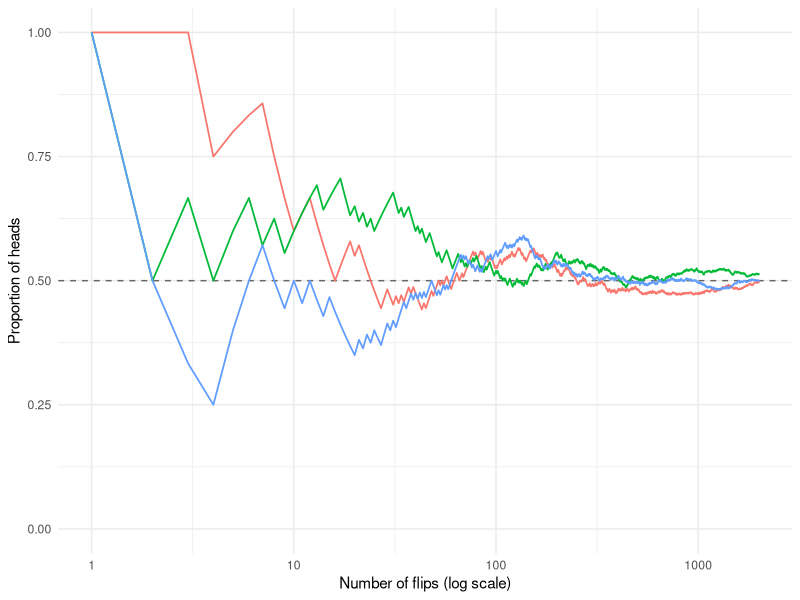
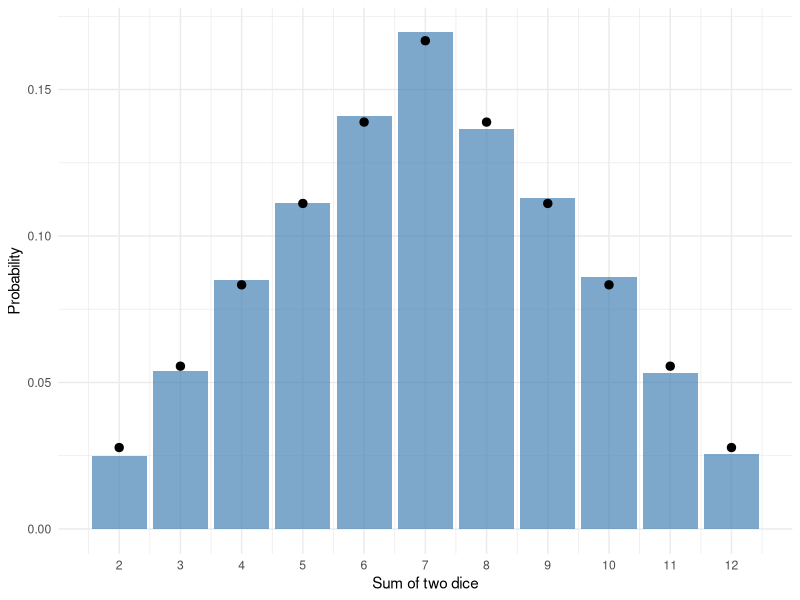
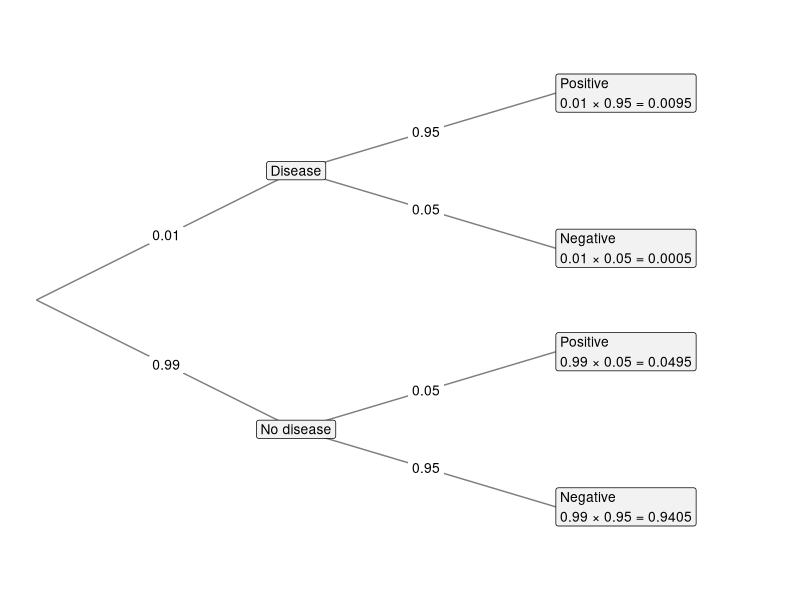

Reproduce these figures in R, in order.
## ---- chunk 1
#| label: coin-flips
#| echo: false
set.seed(113)
flips <- sample(c("H", "T"), size = 10000, replace = TRUE)
ten <- flips[1:10]
## ---- chunk 2
#| label: tbl-coin
#| tbl-cap: "The proportion of heads after more and more flips of a fair coin."
#| echo: false
n <- c(10, 100, 1000, 10000)
heads <- sapply(n, function(k) sum(flips[1:k] == "H"))
knitr::kable(
  data.frame(n, heads, heads / n),
  col.names = c("Number of flips", "Number of heads", "Proportion of heads"),
  format.args = list(big.mark = ","),
  digits = 4
)
## ---- chunk 3
#| label: fig-lln
#| fig-cap: "The running proportion of heads in three separate sequences of 2,000 flips of a fair coin. Each sequence wanders early on, but all settle near 0.5."
#| echo: false
#| fig-width: 7
#| fig-height: 3.5
library(ggplot2)
set.seed(2026)
n <- 2000
runs <- do.call(rbind, lapply(1:3, function(i) {
  heads <- sample(c(1, 0), size = n, replace = TRUE)
  data.frame(flip = 1:n, prop = cumsum(heads) / (1:n), run = factor(i))
}))
ggplot(runs, aes(x = flip, y = prop, colour = run)) +
  geom_hline(yintercept = 0.5, linetype = "dashed", colour = "grey40") +
  geom_line(linewidth = 0.6) +
  scale_x_log10() +
  coord_cartesian(ylim = c(0, 1)) +
  labs(x = "Number of flips (log scale)", y = "Proportion of heads") +
  theme_minimal() +
  theme(legend.position = "none")
## ---- chunk 4
#| label: titanic-table
titanic <- margin.table(Titanic, c("Sex", "Survived"))
addmargins(titanic)
## ---- chunk 5
#| label: titanic-prop
prop.table(titanic)
## ---- chunk 6
#| label: titanic-rows
prop.table(titanic, 1)
## ---- chunk 7
#| label: at-least-one
1 - (5/6)^4
## ---- chunk 8
#| label: at-least-one-sim
set.seed(1654)
got_six <- replicate(10000, any(sample(1:6, size = 4, replace = TRUE) == 6))
mean(got_six)
## ---- chunk 9
#| label: dice-sim
set.seed(36)
sums <- replicate(10000, sum(sample(1:6, size = 2, replace = TRUE)))
mean(sums == 7)
## ---- chunk 10
#| label: fig-dice
#| fig-cap: "Relative frequencies of the sum of two dice in 10,000 simulated rolls (bars) and the exact probabilities (points)."
#| echo: false
#| fig-width: 6
#| fig-height: 3.5
exact <- data.frame(sum = 2:12, prob = c(1:6, 5:1) / 36)
simulated <- as.data.frame(prop.table(table(factor(sums, levels = 2:12))))
names(simulated) <- c("sum", "prop")
simulated$sum <- as.integer(as.character(simulated$sum))
ggplot(simulated, aes(x = sum, y = prop)) +
  geom_col(fill = "steelblue", alpha = 0.7) +
  geom_point(data = exact, aes(y = prob), size = 2.5) +
  scale_x_continuous(breaks = 2:12) +
  labs(x = "Sum of two dice", y = "Probability") +
  theme_minimal()
## ---- chunk 11
#| label: fig-tree
#| fig-cap: "A tree diagram for the screening test. Probabilities on the second set of branches are conditional on the first. The probability at the end of each path is the product of the probabilities along it."
#| echo: false
#| fig-width: 7
#| fig-height: 4
nodes <- data.frame(
  x = c(1, 1, 2, 2, 2, 2),
  y = c(0.75, 0.25, 0.9, 0.6, 0.4, 0.1),
  label = c("Disease", "No disease",
            "Positive\n0.01 × 0.95 = 0.0095", "Negative\n0.01 × 0.05 = 0.0005",
            "Positive\n0.99 × 0.05 = 0.0495", "Negative\n0.99 × 0.95 = 0.9405")
)
edges <- data.frame(
  x = c(0, 0, 1, 1, 1, 1), y = c(0.5, 0.5, 0.75, 0.75, 0.25, 0.25),
  xend = nodes$x, yend = nodes$y,
  prob = c("0.01", "0.99", "0.95", "0.05", "0.05", "0.95")
)
ggplot() +
  geom_segment(data = edges, aes(x = x, y = y, xend = xend, yend = yend),
               colour = "grey50") +
  geom_label(data = edges, aes(x = (x + xend) / 2, y = (y + yend) / 2, label = prob),
             size = 3.5, label.size = 0, fill = "white") +
  geom_label(data = nodes, aes(x = x, y = y, label = label),
             hjust = c(0.5, 0.5, 0, 0, 0, 0), size = 3.5, fill = "grey95") +
  coord_cartesian(xlim = c(0, 2.8), ylim = c(0, 1)) +
  scale_y_continuous(expand = expansion(add = 0.08)) +
  theme_void()
## ---- chunk 12
#| label: bayes-prior
prior <- c(0.001, 0.01, 0.10, 0.50)
posterior <- prior * 0.95 / (prior * 0.95 + (1 - prior) * 0.05)
round(posterior, 3)
## ---- chunk 13
#| label: counting
factorial(5)                 # arrangements of 5 books
factorial(30) / factorial(27)  # president, VP, secretary
choose(30, 3)                # 3-person committees
## ---- chunk 14
#| label: lottery
choose(49, 6)
